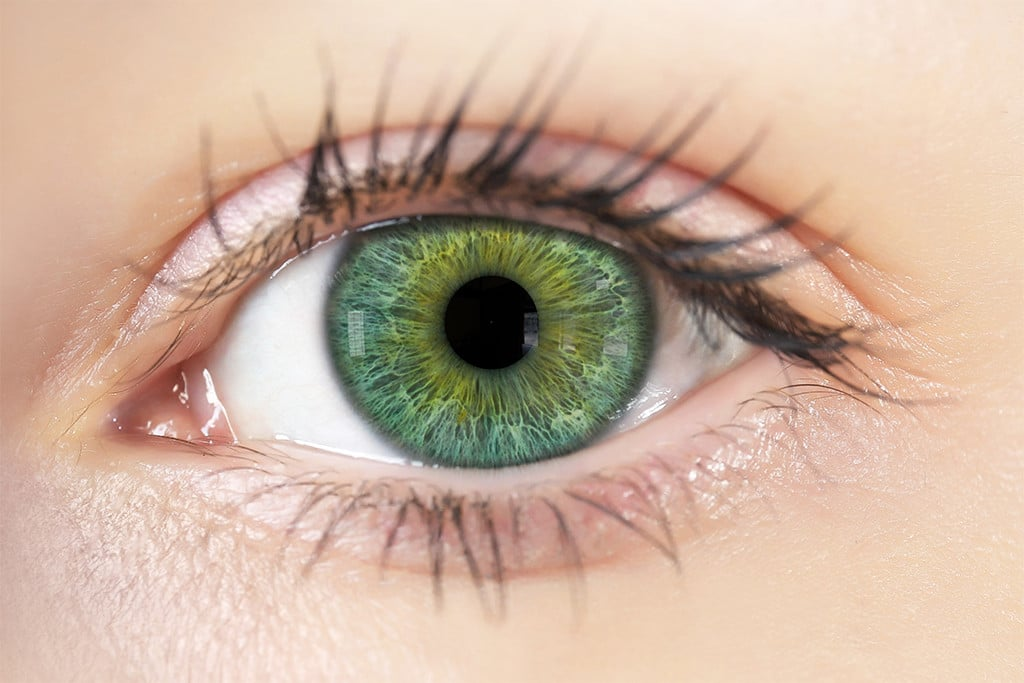
#> input picture Images/Iris5.jpg, 1024 x 683 px
$ python IrisDetection2.py
#> lines starting #> are read from the running program, lines starting #| are printed output that depends on the picture; after the words box and inside, x2 and y2 are one past the last pixel; in counts of white or black regions, pixels touching at a corner belong together
#> further down, img1 is the input picture: shape (683, 1024, 3); mean B, G, R 158.7, 177.7, 203.8
import cv2
import numpy as np


def detect_eyes(image):
    # Convert the image to grayscale
    gray = cv2.cvtColor(image, cv2.COLOR_BGR2GRAY)
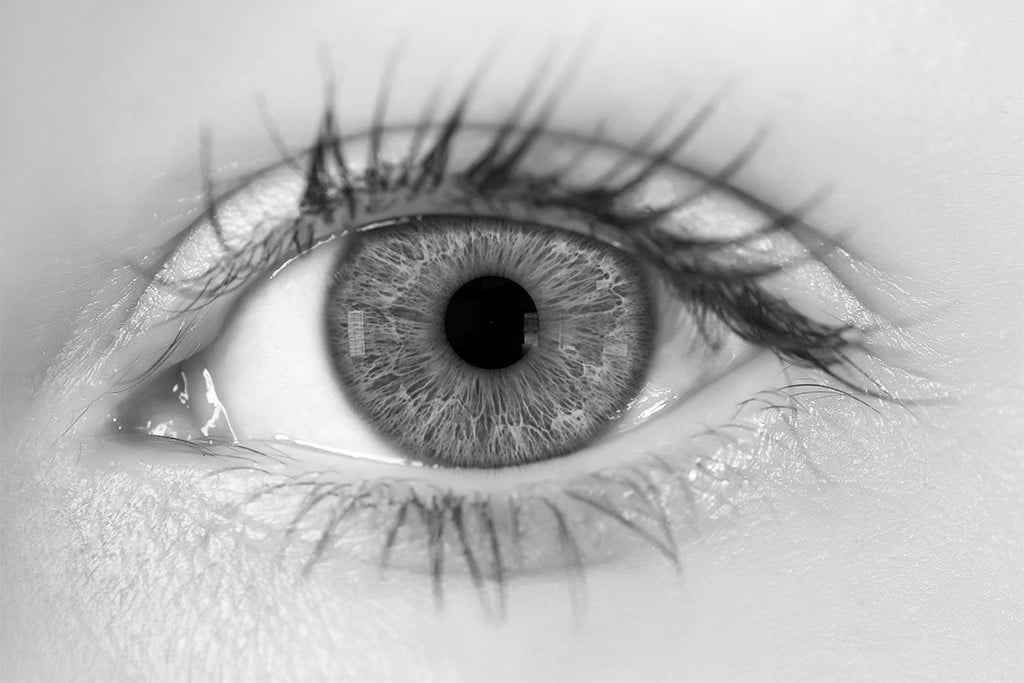
#> gray: shape (683, 1024); min 0, max 255, mean 183.4

    # Load the pre-trained Haar cascade classifier for eye detection
    eye_cascade = cv2.CascadeClassifier("haarcascade_eye.xml")

    # Detect eyes in the grayscale image
    eyes = eye_cascade.detectMultiScale(gray, scaleFactor=1.1, minNeighbors=5, minSize=(30, 30))
#> eyes = [[149, 361, 53, 53], [659, 264, 118, 118], [364, 449, 178, 178], [136, 64, 589, 589]]

    # Check if any eyes were detected
    if len(eyes) > 0:
        # Return the first detected eye region as an image
        x, y, w, h = eyes[0]
#> x = 149; y = 361; w = 53; h = 53
        return image[y:y + h, x:x + w]
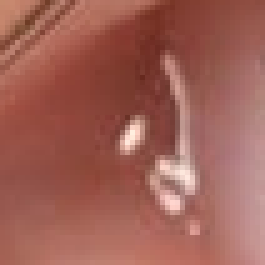
#> returned value: shape (53, 53, 3) (shown 5 times larger); mean of channels 0, 1, 2 85.6, 96, 158.9; drawn as B, G, R
    else:
        return ""


def prepare_images(image):
    common_size = (500, 500)
    image = cv2.resize(image, common_size)

    return image


def find_pupil_size(img):
    # Convert the image to grayscale
    gray = cv2.cvtColor(img, cv2.COLOR_BGR2GRAY)

    # Blur the image to reduce noise
    gray = cv2.GaussianBlur(gray, (5, 5), 0)

    # Threshold the image to create a binary image
    _, thresh = cv2.threshold(gray, 45, 255, cv2.THRESH_BINARY_INV)

    # Find the contours in the binary image
    contours, _ = cv2.findContours(thresh, cv2.RETR_TREE, cv2.CHAIN_APPROX_SIMPLE)

    # Sort the contours by area, largest first
    contours = sorted(contours, key=lambda x: cv2.contourArea(x), reverse=True)

    # Get the largest contour
    cnt = contours[0]

    # Get a bounding rectangle for the contour
    x, y, w, h = cv2.boundingRect(cnt)

    # Check if the aspect ratio of the bounding rectangle is approximately 1
    aspect_ratio = w / h
    if aspect_ratio < 1.2 and aspect_ratio > 0.8:
        # Calculate the center and diameter of the pupil
        center = (x + w // 2, y + h // 2)
        diameter = min(w, h)

        # Draw the circle on the image
        cv2.circle(img, center, diameter // 2, (0, 255, 0), 2)

    # Show the image
    cv2.imshow("Detected Pupil", img)
    cv2.waitKey(0)
    cv2.destroyAllWindows()

    # Print the diameter of the pupil
    print("Diameter of the pupil:", diameter)


def detect_iris_shape(image):
    # Apply Gaussian blur to reduce noise
    blurred = cv2.GaussianBlur(image, (5, 5), 0)

    # Detect edges using the Canny edge detector
    edges = cv2.Canny(blurred, 50, 150)

    # Find the contours in the image
    contours, hierarchy = cv2.findContours(edges, cv2.RETR_EXTERNAL, cv2.CHAIN_APPROX_SIMPLE)

    # Find the contour with the largest area
    largest_contour = max(contours, key=cv2.contourArea)

    # Fit an ellipse to the contour
    ellipse = cv2.fitEllipse(largest_contour)

    # Extract the center and axes of the ellipse
    center, axes, angle = ellipse

    # Extract the major and minor axis lengths
    major_axis, minor_axis = axes

    # Calculate the aspect ratio of the ellipse
    aspect_ratio = major_axis / minor_axis

    # Determine the shape of the iris based on the aspect ratio
    if aspect_ratio > 1.3:
        iris_shape = "Circular"
    elif aspect_ratio > 1.0:
        iris_shape = "Spatulate"
    else:
        iris_shape = "Oval"
    print("Iris shape is: " + iris_shape)


def detect_and_compare_irises_orb(iris1, iris2):
    # Resizing and converting into grayscale
    gray_iris1 = prepare_images(iris1)
    gray_iris2 = prepare_images(iris2)

    orb = cv2.ORB_create()

    # Detect keypoints and compute ORB descriptors for both images
    kp1, des1 = orb.detectAndCompute(gray_iris1, None)
#> kp1 = 24 keypoints; strongest (x, y, size): (258, 236, 111.1), (240, 272, 111.1), (305, 301, 111.1), (229, 276, 111.1)
    kp2, des2 = orb.detectAndCompute(gray_iris2, None)
#> kp2 has the same summary as kp1

    # Create a brute-force matcher object
    bf = cv2.BFMatcher(cv2.NORM_HAMMING, crossCheck=True)

    # Match the descriptors
    matches = bf.match(des1, des2)
#> matches = 24 matches

    # Sort the matches in order of increasing distance
    matches = sorted(matches, key=lambda x: x.distance)

    # Draw the matches and count the number of good matches
    img_matches = cv2.drawMatches(gray_iris1, kp1, gray_iris2, kp2, matches[:10], None,
                                  flags=cv2.DrawMatchesFlags_NOT_DRAW_SINGLE_POINTS)
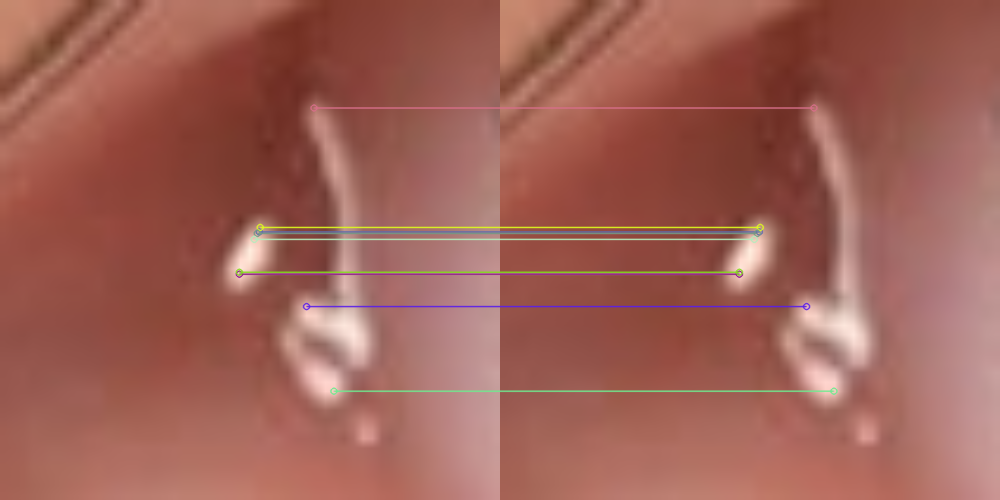
#> img_matches: shape (500, 1000, 3); mean of channels 0, 1, 2 86.1, 96.6, 158.6; drawn as B, G, R
    num_matches = len(matches)
#> num_matches = 24
    cv2.imshow("matches ORB", img_matches)
    cv2.waitKey(0)
    cv2.destroyAllWindows()

    print("ORB number of matches: " + str(num_matches))
#| ORB number of matches: 24

    if num_matches >= 100:
        print('ORB: The irises match.')
    else:
        print('ORB: The irises do not match.')


def detect_and_compare_irises_sift(iris1, iris2):
    # Resize the iris images to a common size
    gray_iris1 = prepare_images(iris1)
    gray_iris2 = prepare_images(iris2)

    # Detect key points and compute SIFT descriptors for both iris images
    sift = cv2.SIFT_create()
    kp1, des1 = sift.detectAndCompute(gray_iris1, None)
#> kp1 = 23 keypoints; strongest (x, y, size): (250, 257, 29.4), (325, 384, 23.2), (349, 329, 28.3), (310, 314, 19.4)
    kp2, des2 = sift.detectAndCompute(gray_iris2, None)
#> kp2 has the same summary as kp1

    # Convert the descriptors to a common type
    des1 = des1.astype(np.float32)
    des2 = des2.astype(np.float32)

    # Match the SIFT descriptors between the two iris images
    bf = cv2.BFMatcher()
    matches = bf.knnMatch(des1, des2, k=2)
#> matches = 23 matches

    # Filter the matches using the Lowe's ratio test
    good_matches = []
    for m, n in matches:
        if m.distance < 0.75 * n.distance:
            good_matches.append(m)
#> this loop made 23 passes
#> after the loop, good_matches = 23 matches

    num_matches = len(good_matches)
#> num_matches = 23

    # Return the number of good matches as a similarity score
    print("SIFT number of matches: " + str(num_matches))
#| SIFT number of matches: 23

    if num_matches >= 40:
        print('SIFT: The irises match.')
    else:
        print('SIFT: The irises do not match.')


img1 = cv2.imread('Images/Iris5.jpg')
img2 = cv2.imread('Images/iris5.jpg')

eye1 = detect_eyes(img1)

eye2 = detect_eyes(img2)

if not isinstance(eye1, str) and not isinstance(eye2, str):
    detect_and_compare_irises_orb(eye1, eye2)
    detect_and_compare_irises_sift(eye1, eye2)
    find_pupil_size(eye1)
#> in find_pupil_size, `gray = cv2.cvtColor(img, cv2.COLOR_BGR2GRAY)`:
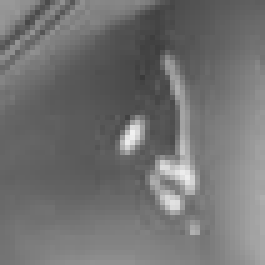
#> gray: shape (53, 53) (shown 5 times larger); min 58, max 241, mean 113.6
#> in find_pupil_size, `gray = cv2.GaussianBlur(gray, (5, 5), 0)`:
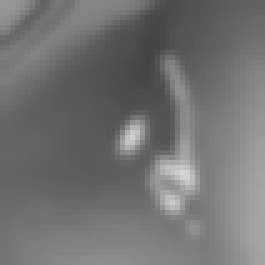
#> gray: shape (53, 53) (shown 5 times larger); min 67, max 213, mean 113.6
#> in find_pupil_size, `_, thresh = cv2.threshold(gray, 45, 255, cv2.THRESH_BINARY_INV)`: thresh: shape (53, 53); every value is 0
#> in find_pupil_size, `contours, _ = cv2.findContours(thresh, cv2.RETR_TREE, cv2.CHAIN_APPROX..`: contours = []
#> (the run stopped early here; a loop or call above may not have finished)

$ run again, with Images/Iris2.jpg copied over Images/Iris5.jpg
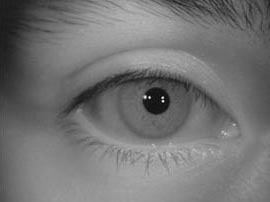
#> input picture Images/Iris2.jpg, 270 x 202 px
#> img1 is the input picture: shape (202, 270, 3); min 4, max 255, mean 115.7
#> eyes = [[91, 46, 115, 115], [52, 71, 72, 72]]
#> in detect_eyes, `x, y, w, h = eyes[0]`: x = 91; y = 46; w = 115
#> in detect_and_compare_irises_orb, `kp1, des1 = orb.detectAndCompute(gray_iris1, None)`: kp1 = 119 keypoints; strongest (x, y, size): (311, 241, 64.3), (314, 239, 77.1), (311, 240, 53.6), (311, 222, 64.3)
#> in detect_and_compare_irises_orb, `kp2, des2 = orb.detectAndCompute(gray_iris2, None)`: kp2 has the same summary as kp1
#> in detect_and_compare_irises_orb, `matches = bf.match(des1, des2)`: matches = 119 matches
#> in detect_and_compare_irises_orb, `num_matches = len(matches)`: num_matches = 119
#| ORB number of matches: 119
#> in detect_and_compare_irises_sift, `kp1, des1 = sift.detectAndCompute(gray_iris1, None)`: kp1 = 45 keypoints; strongest (x, y, size): (313, 240, 6.9), (312, 224, 6.9), (235, 222, 8.7), (295, 216, 128.9)
#> in detect_and_compare_irises_sift, `kp2, des2 = sift.detectAndCompute(gray_iris2, None)`: kp2 has the same summary as kp1
#> in detect_and_compare_irises_sift, `matches = bf.knnMatch(des1, des2, k=2)`: matches = 45 matches
#> the loop in detect_and_compare_irises_sift, `for m, n in matches:` made 45 passes
#> in detect_and_compare_irises_sift, `num_matches = len(good_matches)`: num_matches = 45
#| SIFT number of matches: 45
#> in find_pupil_size, `_, thresh = cv2.threshold(gray, 45, 255, cv2.THRESH_BINARY_INV)`:
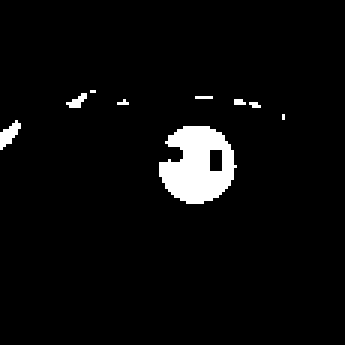
#> thresh: shape (115, 115) (shown 3 times larger); 4.1% white; 9 white regions (7 under 20 px)
#> in find_pupil_size, `contours, _ = cv2.findContours(thresh, cv2.RETR_TREE, cv2.CHAIN_APPROX..`: contours = 10 contours, 7 with area under 20; largest, box (x1, y1, x2, y2) and area: (53, 42, 79, 68) 448, (69, 49, 75, 58) 38, (0, 40, 7, 50) 24
#> cnt = contour of 47 points, box (x1, y1, x2, y2) (53, 42, 79, 68), area 448
#> in find_pupil_size, `x, y, w, h = cv2.boundingRect(cnt)`: x = 53; y = 42; w = 26
#> in find_pupil_size, `aspect_ratio = w / h`: aspect_ratio = 1
#> in find_pupil_size, `center = (x + w // 2, y + h // 2)`: center = (66, 55)
#> diameter = 26
#> img: shape (115, 115, 3); mean B, G, R 113.1, 117.6, 113.1
#| Diameter of the pupil: 26
#> in detect_iris_shape, `edges = cv2.Canny(blurred, 50, 150)`:
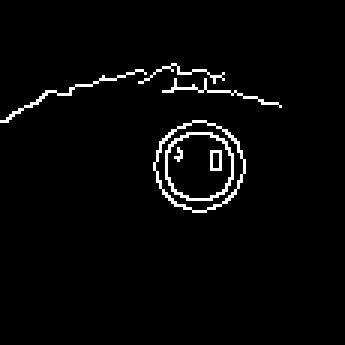
#> edges: shape (115, 115) (shown 3 times larger); 2.8% white in thin lines or dots, all inside (x1, y1, x2, y2) = (0, 21, 94, 71)
#> in detect_iris_shape, `contours, hierarchy = cv2.findContours(edges, cv2.RETR_EXTERNAL, cv2.C..`: contours = 4 contours, 3 with area under 20; largest, box (x1, y1, x2, y2) and area: (51, 40, 82, 71) 683
#> largest_contour = contour of 50 points, box (x1, y1, x2, y2) (51, 40, 82, 71), area 683
#> ellipse = ((66.01, 55), (29.41, 29.5), 32.7)
#> in detect_iris_shape, `center, axes, angle = ellipse`: center = (66.01, 55); axes = (29.41, 29.5); angle = 32.7
#> major_axis = 29.41; minor_axis = 29.5
#> in detect_iris_shape, `aspect_ratio = major_axis / minor_axis`: aspect_ratio = 0.997
